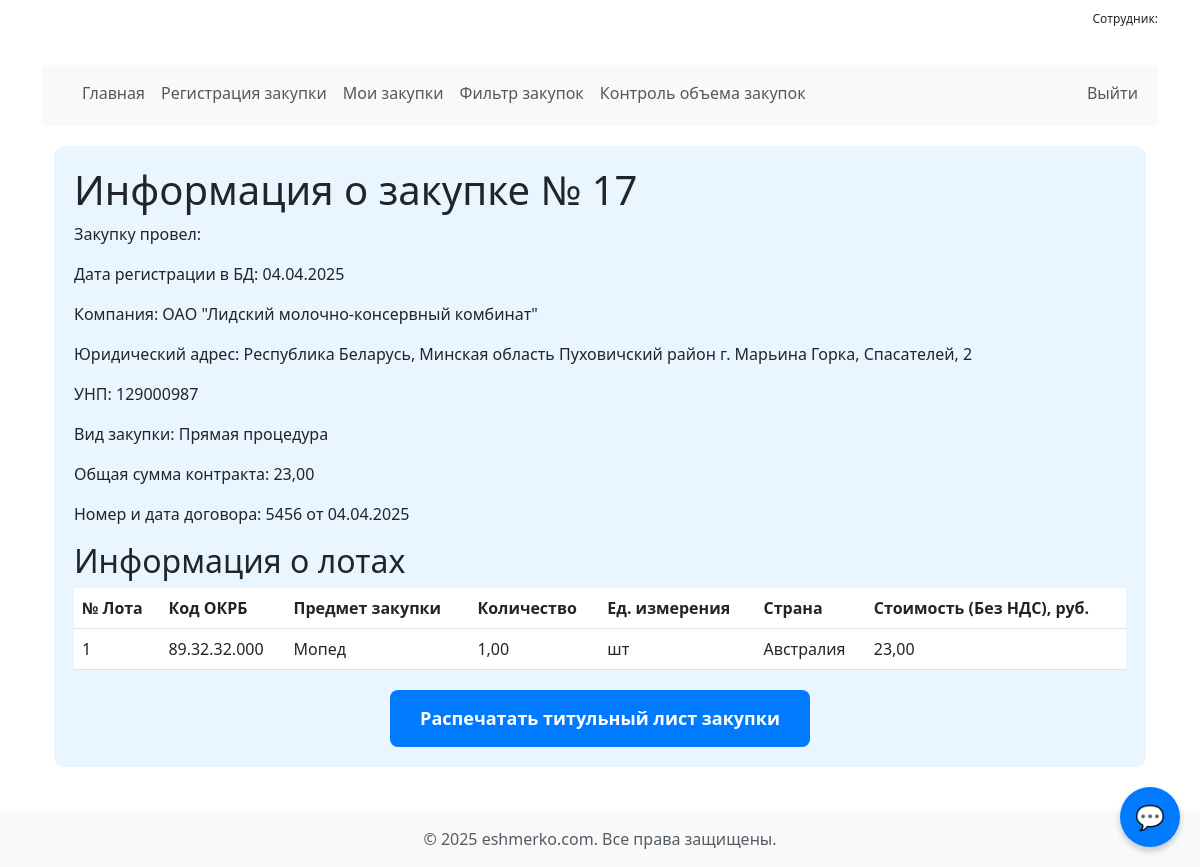
Screenshot of /zakupki/17/ with the database file from the repository.
### regforma/models.py (models this page shows, shortened)
class PredmetZakupki(models.Model):
    VID_ZAKUPKI_CHOICES = [
        ('Сравнительная таблица', 'Сравнительная таблица'),
        ('Прямая процедура', 'Прямая процедура'),
        ('Переход на прямую процедуру закупки', 'Переход на прямую процедуру закупки'),
        ('Упрощенная процедура закупки до 15 БВ', 'Упрощенная процедура закупки до 15 БВ'),
        ('Конкурентный лист', 'Конкурентный лист'),
        ('Открытый конкурс', 'Открытый конкурс'),
        ('Закупка из одного источника', 'Закупка из одного источника'),
    ]
    vid_zakupki = models.CharField(
        max_length=200,
        choices=VID_ZAKUPKI_CHOICES,
        verbose_name='Вид процедуры закупки'
    )
    nomer_dogovora = models.CharField(max_length=200, verbose_name='Номер договора')
    data_dogovora = models.DateField(verbose_name='Дата заключения договора')
    price_full = models.DecimalField(max_digits=10, decimal_places=2, verbose_name='Общая стоимость договора')
    data_creator_zakupki = models.DateField(default=timezone.now)
    company = models.ForeignKey(Company, on_delete=models.CASCADE, related_name='zakupki')

class Company(models.Model):
    name = models.CharField(max_length=200, verbose_name='Название организации')
    adress = models.CharField(max_length=200, verbose_name='Юридический адрес')
    unp = models.CharField(max_length=200, verbose_name='УНП')
    author = models.ForeignKey(User, on_delete=models.CASCADE, related_name='companies')

class Lots(models.Model):
    number_lot = models.PositiveIntegerField(default=1, verbose_name='Номер лота')
    cod_okrb = models.CharField(max_length=200, verbose_name='Код ОКРБ')
    predmet_zakupki = models.CharField(max_length=200, verbose_name='Предмет закупки (что закупаем)')
    unit = models.DecimalField(max_digits=10, decimal_places=2, verbose_name='Количество')  # Для дробных значений
    ed_izmer = models.CharField(max_length=20, choices=UNITS_CHOICES, verbose_name='Единица измерения')
    country = models.CharField(max_length=100, choices=COUNTRY_CHOICES, verbose_name='Страна')
    price_lot = models.DecimalField(max_digits=10, decimal_places=2, verbose_name='Стоимость лота (БезНДС), руб.')
    zakupki = models.ForeignKey(PredmetZakupki, on_delete=models.CASCADE, related_name='lots')

### regforma/views.py (the view)
# urls.py: path('zakupki/<int:zakupki_id>/', zakupki_detail, name='zakupki_detail'),
def zakupki_detail(request, zakupki_id):
    zakupka = get_object_or_404(PredmetZakupki, id=zakupki_id)
    company = zakupka.company
    lots = Lots.objects.filter(zakupki=zakupka)
    return render(request, 'zakupki_detail.html', {
        'zakupka': zakupka,
        'company': company,
        'lots': lots,
    })

### regforma/templates/zakupki_detail.html
{% extends 'base.html' %}
{% block content %}
<div class="container">
    <div class="form-section">
        <h1>Информация о закупке № {{ zakupka.id }}</h1>
        <div class="info">
            <p><label>Закупку провел:</label> {{ request.user.first_name }} {{ request.user.last_name }}</p>
            <p><label>Дата регистрации в БД:</label> {{ zakupka.data_creator_zakupki|date:"d.m.Y" }}</p>
            <p><label>Компания:</label> {{ zakupka.company.name }}</p>
            <p><label>Юридический адрес:</label> {{ zakupka.company.adress }}</p>
            <p><label>УНП:</label> {{ zakupka.company.unp }}</p>
            <p><label>Вид закупки:</label> {{ zakupka.vid_zakupki }}</p>
            <p><label>Общая сумма контракта:</label> {{ zakupka.price_full }}</p>
            <p><label>Номер и дата договора:</label> {{ zakupka.nomer_dogovora }} от {{ zakupka.data_dogovora|date:"d.m.Y" }}</p>
        </div>
        <h2>Информация о лотах</h2>
        <table class="table">
            <thead>
                <tr>
                    <th>№ Лота</th>
                    <th>Код ОКРБ</th>
                    <th>Предмет закупки</th>
                    <th>Количество</th>
                    <th>Ед. измерения</th>
                    <th>Страна</th>
                    <th>Стоимость (Без НДС), руб.</th>
                </tr>
            </thead>
            <tbody>
                {% for lot in lots %}
                <tr>
                    <td>{{ lot.number_lot }}</td>
                    <td>{{ lot.cod_okrb }}</td>
                    <td>{{ lot.predmet_zakupki }}</td>
                    <td>{{ lot.unit }}</td>
                    <td>{{ lot.ed_izmer }}</td>
                    <td>{{ lot.country }}</td>
                    <td>{{ lot.price_lot }}</td>
                </tr>
                {% endfor %}
            </tbody>
        </table>
        <div class="button-container" style="text-align: center; margin-top: 20px;">
            <a href="{% url 'generate_pdf' zakupka.id %}" class="pdf-button">Распечатать титульный лист закупки</a>
        </div>
    </div>
</div>
{% endblock %}

### static/css/style.css (style rules this page uses)
.form-section, .navbar, .user-info { width: 100%; margin: 20px auto; border-radius: 5px; }
.form-section { border: 0px solid #007bff; border-radius: 10px; background-color: #e9f5ff; padding: 20px; }
.pdf-button { display: inline-block; padding: 15px 30px; font-size: 18px; font-weight: bold; text-align: center; text-decoration: none; color: white; background-color: #007bff; border: none; border-radius: 8px; transition: background-color 0.3s ease; }
.button-container { text-align: center; margin-top: 20px; }

### rows the page displays
PredmetZakupki: id "17", data_creator_zakupki "04.04.2025", company.name "ОАО \"Лидский молочно-консервный комбинат\"", company.adress "Республика Беларусь, Минская область Пуховичский район г. Марьина Горка, Спасателей, 2", company.unp "129000987", vid_zakupki "Прямая процедура", price_full "23,00", nomer_dogovora "5456", data_dogovora "04.04.2025"
Lots: number_lot "1", cod_okrb "89.32.32.000", predmet_zakupki "Мопед", unit "1,00", ed_izmer "шт", country "Австралия", price_lot "23,00"
